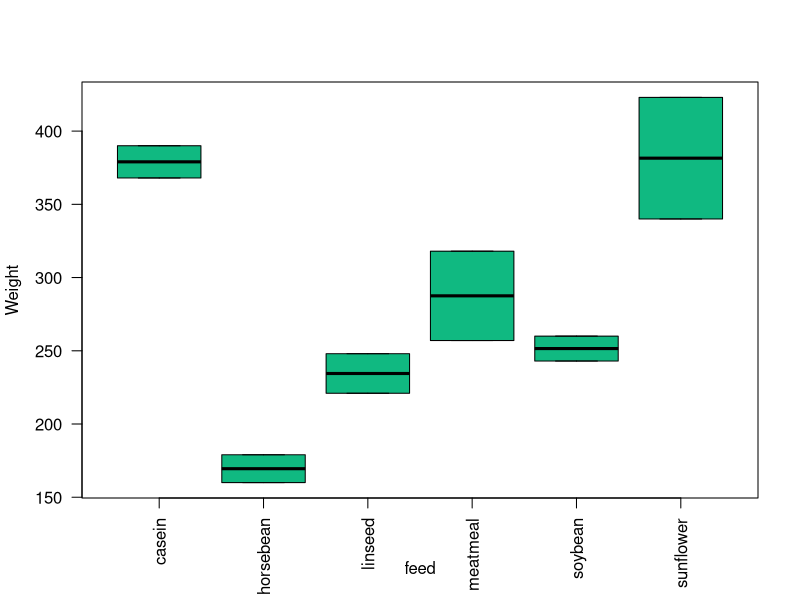

The R source for this figure:
# R Fundamental and Statistical Analysis for Beginners
# Lab 8: Compare Distributions with Boxplots
# Version v15.0 · 20 August 2026

read_input <- function() {
  if (requireNamespace("readxl", quietly = TRUE)) {
    readxl::read_excel("lab-workbook.xlsx", sheet = "Input_Data")
  } else {
    read.csv("input-data.csv", stringsAsFactors = FALSE)
  }
}

d <- read_input()
stopifnot(nrow(d) > 0)
d$feed <- factor(d$feed); stats <- aggregate(weight~feed,d,function(x)c(n=length(x),median=median(x),IQR=IQR(x)))
png("feed-boxplot.png",width=1000,height=650); boxplot(weight~feed,d,col="#10B981",las=2,ylab="Weight"); dev.off()
write.csv(data.frame(feed=stats$feed,stats$weight),"analysis_output.csv",row.names=FALSE)
stopifnot(length(levels(d$feed))==6)
cat("LAB VERIFIED: outputs created and checks passed\n")
